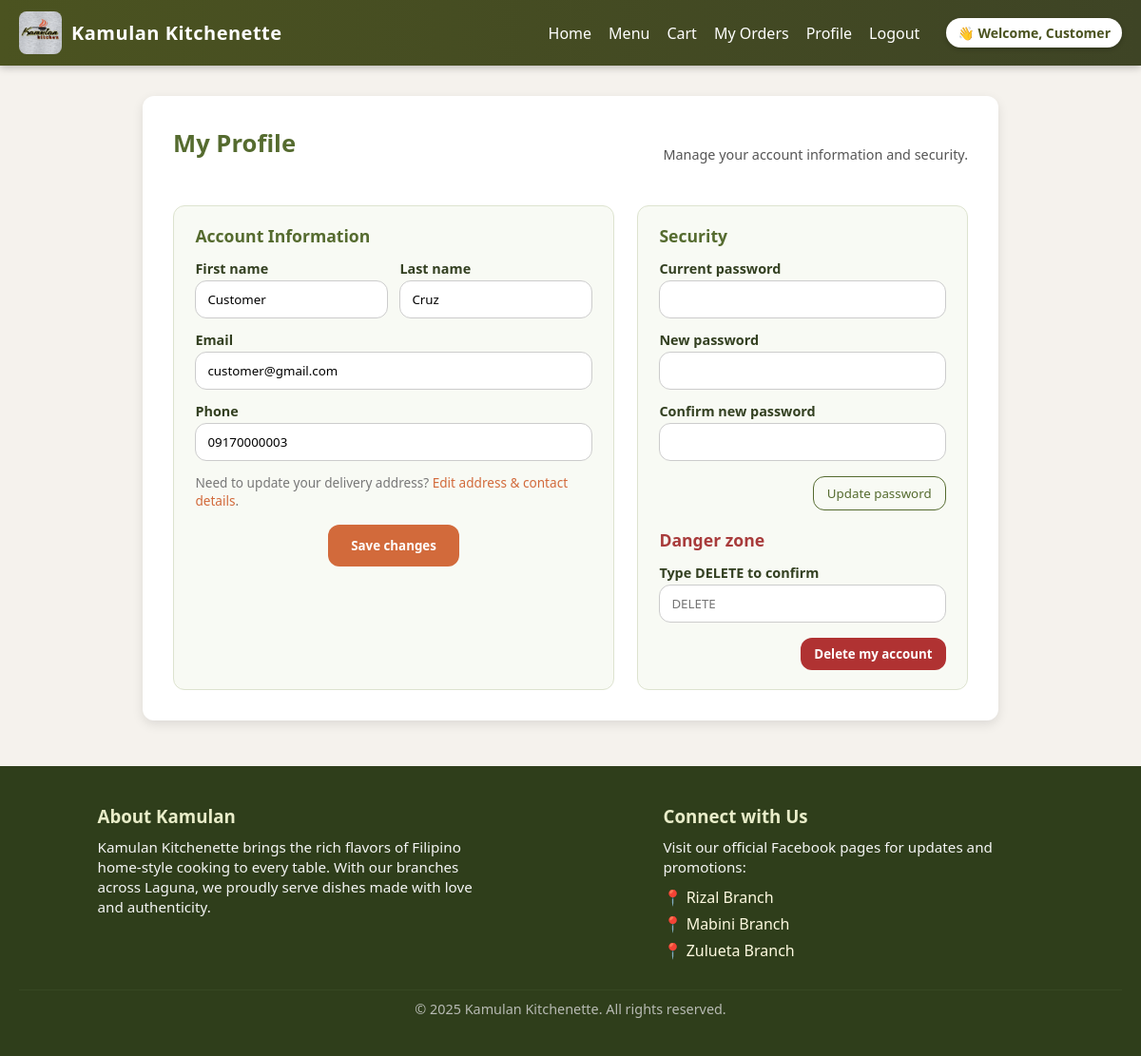
Screenshot of /buyer/profile.php (signed in) with the database file from the repository.
### tables this page shows
CREATE TABLE `users` (
  `id` int(11) NOT NULL,
  `first_name` varchar(120) DEFAULT NULL,
  `last_name` varchar(120) DEFAULT NULL,
  `email` varchar(150) DEFAULT NULL,
  `phone` varchar(50) DEFAULT NULL,
  `password` varchar(255) DEFAULT NULL,
  `role` enum('buyer','staff','rider','manager') DEFAULT 'buyer',
  `branch_id` int(11) DEFAULT NULL,
  `created_at` timestamp NOT NULL DEFAULT current_timestamp(),
  `street` varchar(150) DEFAULT NULL,
  `barangay` varchar(100) DEFAULT NULL,
  `municipality` varchar(100) DEFAULT NULL,
  `province` varchar(100) DEFAULT NULL,
  `house_number` varchar(50) DEFAULT NULL,
  `nearest_landmark` varchar(150) DEFAULT NULL,
  `is_available` tinyint(1) DEFAULT 1
);

### buyer/profile.php (the view, shortened to what this page needs)
<?php
require_once(__DIR__ . '/../config/db.php');
$userSession = $_SESSION['user'] ?? null;
$userId = $userSession['id'] ?? null;
$stmt = $pdo->prepare('SELECT * FROM users WHERE id = ? LIMIT 1');
$stmt->execute([$userId]);
?>
<!doctype html>
<html>
  <head>
    <link rel="stylesheet" href="/kamulan-system/assets/css/style.css">
  </head>
  <body>
    <?php include __DIR__ . '/../_partials/header.php'; ?>
    <main class="profile-page">
      <div class="profile-header">
        <h2 class="profile-title">My Profile</h2>
        <p style="font-size:0.9rem;color:#555;">Manage your account information and security.</p>
      </div>
      <div class="profile-grid">
        <section class="profile-card">
          <h3>Account Information</h3>
          <form method="post">
            <div class="field-inline">
              <div class="field-group">
                <label for="first_name">First name</label>
                <input id="first_name" name="first_name" value="<?= htmlspecialchars($user['first_name'] ?? '') ?>" required>
              </div>
              <div class="field-group">
                <label for="last_name">Last name</label>
                <input id="last_name" name="last_name" value="<?= htmlspecialchars($user['last_name'] ?? '') ?>" required>
              </div>
            </div>
            <div class="field-group">
              <label for="email">Email</label>
              <input id="email" type="email" name="email" value="<?= htmlspecialchars($user['email'] ?? '') ?>" required>
            </div>
            <div class="field-group">
              <label for="phone">Phone</label>
              <input id="phone" name="phone" value="<?= htmlspecialchars($user['phone'] ?? '') ?>" required>
            </div>
            <p class="profile-note">
              Need to update your delivery address?
              <a href="/kamulan-system/buyer/edit_address.php">Edit address &amp; contact details</a>.
            </p>
            <div class="profile-actions">
              <button type="submit" class="button">Save changes</button>
            </div>
          </form>
        </section>
        <section class="profile-card">
          <h3>Security</h3>
          <form method="post" style="margin-bottom:1.2rem;">
            <div class="field-group">
              <label for="current_password">Current password</label>
              <input id="current_password" type="password" name="current_password" required>
            </div>
            <div class="field-group">
              <label for="new_password">New password</label>
              <input id="new_password" type="password" name="new_password" minlength="6" required>
            </div>
            <div class="field-group">
              <label for="confirm_password">Confirm new password</label>
              <input id="confirm_password" type="password" name="confirm_password" minlength="6" required>
            </div>
            <div class="profile-actions">
              <button type="submit" class="btn-secondary">Update password</button>
            </div>
          </form>
          <h3 style="margin-top:1rem; color:#a83b3b;">Danger zone</h3>
          <form method="post" onsubmit="return confirm('This will permanently delete your account. Continue?');">
            <div class="field-group">
              <label for="confirm_delete">Type <strong>DELETE</strong> to confirm</label>
              <input id="confirm_delete" name="confirm_delete" placeholder="DELETE">
            </div>
            <div class="profile-actions">
              <button type="submit" class="btn-danger">Delete my account</button>
            </div>
          </form>
        </section>
      </div>
    </main>
    <?php include __DIR__ . '/../_partials/footer.php'; ?>
  </body>
</html>

### _partials/header.php (shortened to what this page needs)
<?php
$user = $_SESSION['user'] ?? null;
$userName = $user['first_name'] ?? '';
?>
<header class="site-header">
  <div class="brand">
    <img src="/kamulan-system/assets/images/kamulan-logo.jpg" class="logo" alt="Kamulan Logo">
    <h1>Kamulan Kitchenette</h1>
  </div>
  <nav class="nav">
    <a href="/kamulan-system/buyer/index.php">Home</a>
    <a href="/kamulan-system/buyer/menu.php">Menu</a>
    <?php if ($user): ?>
      <a href="/kamulan-system/buyer/cart.php">Cart</a>
      <a href="/kamulan-system/buyer/orders.php">My Orders</a>
      <a href="/kamulan-system/buyer/profile.php">Profile</a>
      <a href="/kamulan-system/auth/logout.php" class="nav-link logout" onclick="confirmLogout(event)">Logout</a>
      <span class="welcome-pill">
        👋 Welcome, <?= htmlspecialchars($userName) ?>
      </span>
    <?php else: ?>
      <a href="/kamulan-system/auth/login.php">Login</a>
    <?php endif; ?>
  </nav>
</header>

### assets/css/style.css (style rules this page uses)
:root { --primary: #556b2f; --accent: #d26a3b; --dark-brown: #3e2f1c; --light-bg: #f5f2ed; --text-dark: #2c2c2c; --text-light: #fff; --success: #6b8e23; --error: #c0392b; --radius: 12px; --shadow: 0 4px 12px rgba(0,0,0,0.1); --transition: all 0.25s ease-in-out; }
* { box-sizing: border-box; margin: 0; padding: 0; font-family: 'Poppins', 'Segoe UI', sans-serif; }
body { background: var(--light-bg); color: var(--text-dark); overflow-x: hidden; }
.button, button { background: var(--primary); color: var(--text-light); border: none; border-radius: var(--radius); padding: 10px 16px; cursor: pointer; font-weight: 600; transition: var(--transition); }
input, select, textarea { padding: 10px 12px; border: 1.5px solid #ccc; border-radius: var(--radius); width: 100%; transition: 0.25s; }
a { color: var(--accent); text-decoration: none; transition: 0.2s; }
.site-header { display: flex; align-items: center; justify-content: space-between; background: linear-gradient(90deg, #4b5320, #3e4425); padding: 12px 20px; color: white; font-family: 'Poppins', sans-serif; box-shadow: 0 2px 8px rgba(0,0,0,0.25); position: sticky; top: 0; z-index: 999; }
.site-header .brand { display: flex; align-items: center; gap: 10px; }
.site-header .logo { height: 45px; border-radius: 8px; }
.site-header .nav { display: flex; align-items: center; gap: 18px; }
.site-header .nav a { color: #fff; text-decoration: none; font-weight: 500; transition: 0.3s; }
.site-header .welcome-pill { margin-left: 10px; background: #fff; color: #4b5320; padding: 6px 12px; border-radius: 25px; font-weight: bold; font-size: 14px; box-shadow: 0 2px 5px rgba(0,0,0,0.2); }
h2 { color: var(--primary); margin-bottom: 1rem; text-align: center; }
.button { background: var(--accent); color: var(--text-light); padding: 0.8rem 1.5rem; border: none; border-radius: var(--radius); cursor: pointer; transition: var(--transition); display: block; margin: 0 auto; }
h2 { color: var(--primary); text-align: center; margin-bottom: 1.5rem; }

### buyer/profile.php (style rules this page uses)
body { background: var(--light-bg, #f5f2ed); }
.profile-page { max-width: 900px; margin: 2rem auto; padding: 2rem; background: #fff; border-radius: var(--radius, 12px); box-shadow: var(--shadow, 0 4px 12px rgba(0,0,0,0.1)); }
.profile-header { display: flex; justify-content: space-between; align-items: center; margin-bottom: 1.5rem; }
.profile-title { font-size: 1.6rem; color: var(--primary, #556b2f); }
.profile-grid { display: grid; grid-template-columns: minmax(0, 2fr) minmax(0, 1.5fr); gap: 1.5rem; }
.profile-card { background: #f8faf4; border-radius: 12px; padding: 1.2rem 1.4rem; border: 1px solid #dde3cf; }
.profile-card h3 { margin-top: 0; margin-bottom: 0.8rem; color: var(--primary, #556b2f); font-size: 1.1rem; }
.field-group { margin-bottom: 0.8rem; }
.field-group label { display: block; font-size: 0.9rem; font-weight: 600; margin-bottom: 0.2rem; color: #334021; }
.field-inline { display: grid; grid-template-columns: repeat(2, minmax(0, 1fr)); gap: 0.8rem; }
.profile-actions { display: flex; justify-content: flex-end; gap: 0.75rem; margin-top: 1rem; }
.btn-secondary { background: transparent; color: var(--primary, #556b2f); border: 1px solid var(--primary, #556b2f); border-radius: var(--radius, 12px); padding: 8px 14px; cursor: pointer; font-weight: 500; transition: var(--transition, all 0.25s ease); }
.btn-danger { background: #b03232; border-radius: var(--radius, 12px); padding: 8px 14px; color: #fff; border: none; cursor: pointer; font-weight: 600; transition: var(--transition, all 0.25s ease); }
.profile-note { font-size: 0.85rem; color: #777; margin-top: 0.5rem; }

### rows the page displays
users: first_name "Customer", last_name "Cruz", email "customer@gmail.com", phone "09170000003"
